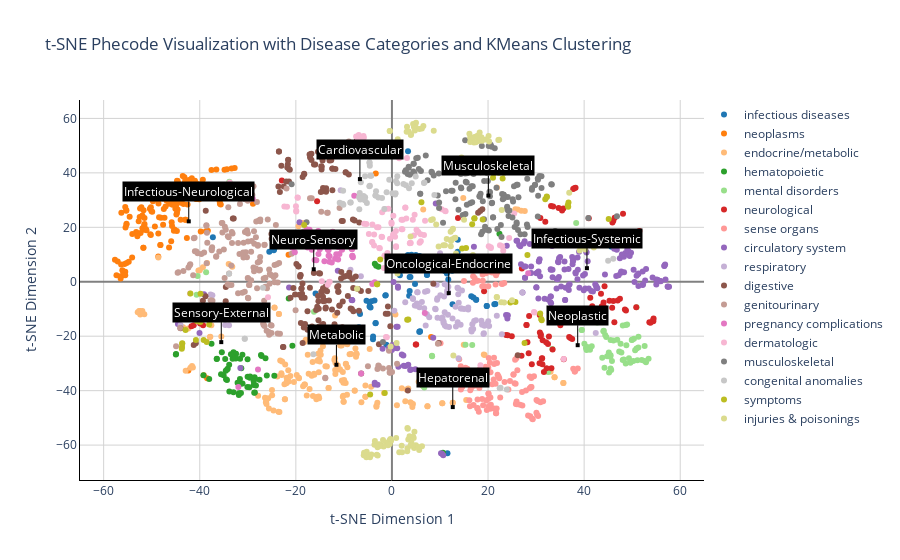

Notebook source saved alongside this figure:
### Code cell
import plotly.graph_objs as go
from plotly.subplots import make_subplots

# Initialize the figure
fig = go.Figure()

# Plot points colored by disease category with hoverable text
for i, category in enumerate(df['category'].unique()):
    category_data = df[df['category'] == category]
    category_embedded = embedded_vectors[category_data.index]
    
    # Generate hover text for each point
    hover_texts = category_data.apply(lambda row: f"Phecode: {row['phecode']}<br>Phenotype: {row['phenotype']}", axis=1)
    
    fig.add_trace(go.Scatter(
        x=category_embedded[:, 0], y=category_embedded[:, 1],
        mode='markers',
        marker=dict(color=all_colors[i % len(all_colors)]),
        name=category,
        text=hover_texts,  # Assign hover text for each point
        hoverinfo='text+name',  # Display hover text and the trace name
        selected=dict(marker=dict(size=15)),  # Customize selected points
        unselected=dict(marker=dict(opacity=0.5))  # Customize unselected points
    ))

# Calculate centroids in the t-SNE space
centroids = kmeans.cluster_centers_

# Annotations for cluster names
annotations = [dict(
    x=centroid[0], y=centroid[1],
    xref="x", yref="y",
    text=cluster_names[i],  # Cluster name as annotation text
    font=dict(color="white", size=12),
    align="center",
    bgcolor="black",  # Black background
    showarrow=True,
    arrowhead=7,
    ax=0,
    ay=-30,  # Adjust this offset to help with positioning
    arrowcolor="black"
) for i, centroid in enumerate(centroids)]

# Customize the layout with a white background and annotations
fig.update_layout(
    title='t-SNE Phecode Visualization with Disease Categories and KMeans Clustering',
    xaxis_title='t-SNE Dimension 1',
    yaxis_title='t-SNE Dimension 2',
    hovermode='closest',
    legend=dict(x=1, y=1, bgcolor='rgba(255, 255, 255, 0.5)'),
    annotations=annotations,  # Add the customized annotations
    plot_bgcolor='white',  # Set the plot background color to white
    paper_bgcolor='white',  # Set the paper (outer) background color to white
    xaxis=dict(
        showgrid=True,  # Show grid lines for the x-axis
        gridcolor='lightgray',  # Color of the grid lines
        zeroline=True,  # Show the x=0 line
        zerolinecolor='gray',  # Color of the zero line
        linecolor='black'  # Color of the axis line
    ),
    yaxis=dict(
        showgrid=True,  # Show grid lines for the y-axis
        gridcolor='lightgray',  # Color of the grid lines
        zeroline=True,  # Show the y=0 line
        zerolinecolor='gray',  # Color of the zero line
        linecolor='black'  # Color of the axis line
    )
)

# Show the figure
fig.show()
